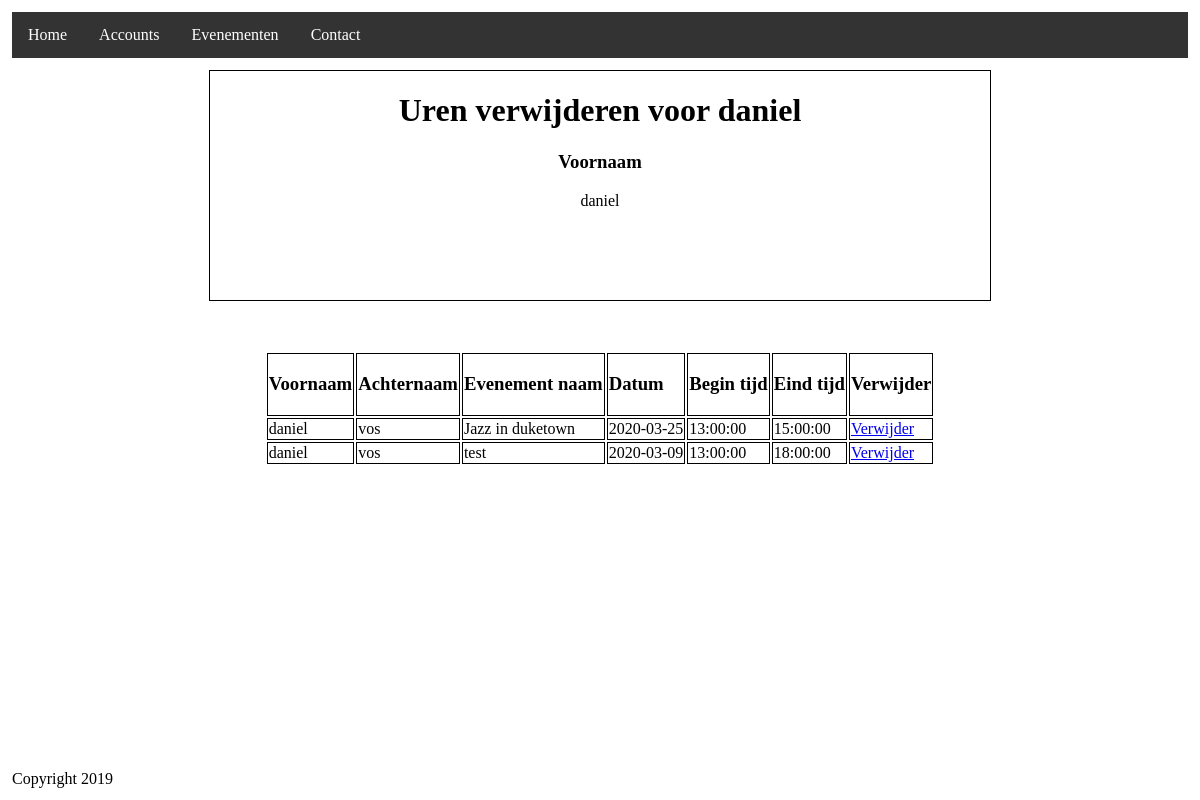
Page /uren_verwijderen.php?voornaam=daniel on the committed database.
### tables this page shows
CREATE TABLE IF NOT EXISTS `presentie` (
  `accountID` int(11) NOT NULL,
  `evenementID` int(11) NOT NULL,
  `datum` date NOT NULL,
  `begintijd` time NOT NULL,
  `eindtijd` time DEFAULT NULL,
  PRIMARY KEY (`accountID`,`evenementID`,`datum`,`begintijd`),
  KEY `fk_account_has_evenement_evenement1_idx` (`evenementID`),
  KEY `fk_account_has_evenement_account1_idx` (`accountID`)
);

CREATE TABLE IF NOT EXISTS `account` (
  `accountID` int(11) NOT NULL AUTO_INCREMENT,
  `voornaam` varchar(45) DEFAULT NULL,
  `tussenvoegsel` varchar(45) DEFAULT NULL,
  `achternaam` varchar(128) DEFAULT NULL,
  `email` varchar(254) DEFAULT NULL,
  `foto` varchar(254) DEFAULT NULL,
  `telefoon` varchar(15) DEFAULT NULL,
  `password` varchar(255) NOT NULL,
  PRIMARY KEY (`accountID`)
);

CREATE TABLE IF NOT EXISTS `evenement` (
  `evenementID` int(11) NOT NULL AUTO_INCREMENT,
  `evenementnaam` varchar(45) NOT NULL,
  `omschrijving` varchar(45) DEFAULT NULL,
  `locatie` varchar(45) NOT NULL,
  PRIMARY KEY (`evenementID`)
);

### uren_verwijderen.php (the view, shortened to what this page needs)
<?php
$voornaam = $_GET['voornaam'];
    $DBConnect = new mysqli("localhost","root","","evenement");
    $sql2 = "select * from account where voornaam='$voornaam'";
    $result = $DBConnect->query($sql2);
    if ($result->num_rows > 0) {
    while ($row = $result->fetch_assoc()) {
        $accountID = $row['accountID'];
        $achternaam = $row['achternaam'];
    }
    }else{
        $DBConnect->error;
    }
?>
<!doctype html>
<html lang="en">
<head>
</head>
<body>
<?php
include_once "navbar.php";
?>
<table id="table1">
    <form action="back/uren_toevoegen.php" method="post">
        <div id="form">
            <h1>Uren verwijderen voor <?php echo$voornaam ?></h1>
            <label for="" ><h3>Voornaam</h3></label>
            <label readonly value=''><?php echo $voornaam ?></label>
            <br><br><br><br><br><br>
            <?php
            echo "<tr>";
            echo "<td class='text'>". '<h3>Voornaam</h3>'. "</td>";
            echo "<td class='text'>". '<h3>Achternaam</h3>'. "</td>";
            echo "<td class='text'>".'<h3>Evenement naam</h3>'. "</td>";
            echo "<td>".'<h3>Datum</h3>'. "</td>";
            echo "<td>".'<h3>Begin tijd</h3>'. "</td>";
            echo "<td>".'<h3>Eind tijd</h3>'. "</td>";
            echo "<td>".'<h3>Verwijder</h3>'. "</td>";
            echo "</tr>";
            $DBConnect2 = new mysqli("localhost","root","","evenement");
            $sql = "Select presentie.accountID, presentie.evenementID, presentie.datum,
presentie.begintijd, presentie.eindtijd, evenement.evenementnaam
from presentie left join evenement on presentie.evenementID = evenement.evenementID  where presentie.accountID = '$accountID'";
            $result = $DBConnect2->query($sql);
            if ($result->num_rows > 0) {
                while($row = $result->fetch_assoc()) {
                    echo "<tr>";
                    echo "<td>".$voornaam. "</td>";
                    echo "<td>".$achternaam. "</td>";
                    echo "<td>".$evenementnaam = $row['evenementnaam']."</td>";
                    echo "<td>".$row['datum']. "</td>";
                    echo "<td>".$row['begintijd']. "</td>";
                    echo "<td>".$row['eindtijd']. "</td>";
                    echo "<td>". "<a href='back/verwijder_uren.php?accountID=$row[accountID]&evenementID=$row[evenementID]&datum=$row[datum];'>Verwijder</a>  " . "</td>";
                    echo "</tr>";
                }
            } else {
            }
            ?>
        </div>
    </form>
</table>
</body>
</html>

### uren_verwijderen.php (style rules this page uses)
body { padding: 0; margin: 0; }
#form { width: 65%; margin: 0 auto; margin-top: 10px; border: 1px black solid; text-align: center; }
#table1 { margin: 50px auto; }
td { border: 1px black solid; }

### navbar.php (style rules this page uses)
div { margin: 1%; }

### rows in the picture
presentie: accountID.achternaam "vos", evenementID.evenementnaam "Jazz in duketown", datum "2020-03-25", begintijd "13:00:00", eindtijd "15:00:00"
presentie: accountID.achternaam "vos", evenementID.evenementnaam "test", datum "2020-03-09", begintijd "13:00:00", eindtijd "18:00:00"

### other values in the picture
$voornaam "daniel"
